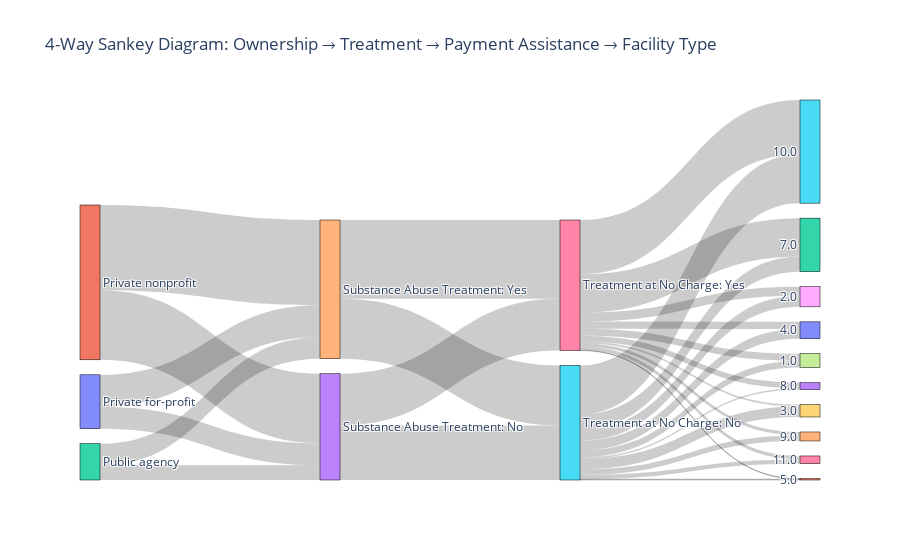

Source (notebook cell):
### Code cell
# Display the Sankey diagram
fig.show()

# Display the legend
display(HTML(legend_html))

### Figure 1 — Plotly figure (JSON) as saved in the notebook; plotly's stock layout.template omitted (floating-point values rounded to 4 significant figures)
{"data": [{"link": {"customdata": ["2.98%", "4.35%", "9.47%", "11.59%", "2.0%", "2.94%", "7.43%", "7.03%", "8.15%", "10.73%", "0.92%", "1.52%", "1.43%", "1.32%", "0.11%", "2.07%", "0.21%", "0.76%", "6.65%", "0.58%", "0.97%", "1.23%", "0.24%", "0.98%", "0.07%", "5.21%", "0.75%", "0.46%", "7.38%", "0.47%"], "hovertemplate": "Source: %{source.label}<br>Target: %{target.label}<br>Value: %{value}<br>Percentage: %{customdata}<extra></extra>", "source": [0, 0, 1, 1, 2, 2, 3, 3, 4, 4, 5, 5, 5, 5, 5, 5, 5, 5, 5, 5, 6, 6, 6, 6, 6, 6, 6, 6, 6, 6], "target": [3, 4, 3, 4, 3, 4, 5, 6, 5, 6, 7, 8, 9, 10, 11, 12, 13, 14, 15, 16, 7, 8, 9, 10, 11, 12, 13, 14, 15, 16], "value": [1039, 1514, 3299, 4038, 698, 1024, 2588, 2448, 2838, 3738, 321, 528, 499, 460, 39, 721, 73, 265, 2318, 202, 337, 428, 84, 341, 23, 1815, 262, 161, 2571, 164]}, "node": {"label": ["Private for-profit", "Private nonprofit", "Public agency", "Substance Abuse Treatment: No", "Substance Abuse Treatment: Yes", "Treatment at No Charge: No", "Treatment at No Charge: Yes", "1.0", "2.0", "3.0", "4.0", "5.0", "7.0", "8.0", "9.0", "10.0", "11.0"], "line": {"color": "black", "width": 0.5}, "pad": 15, "thickness": 20}, "type": "sankey"}], "layout": {"autosize": true, "font": {"size": 12}, "title": {"text": "4-Way Sankey Diagram: Ownership → Treatment → Payment Assistance → Facility Type"}}}
